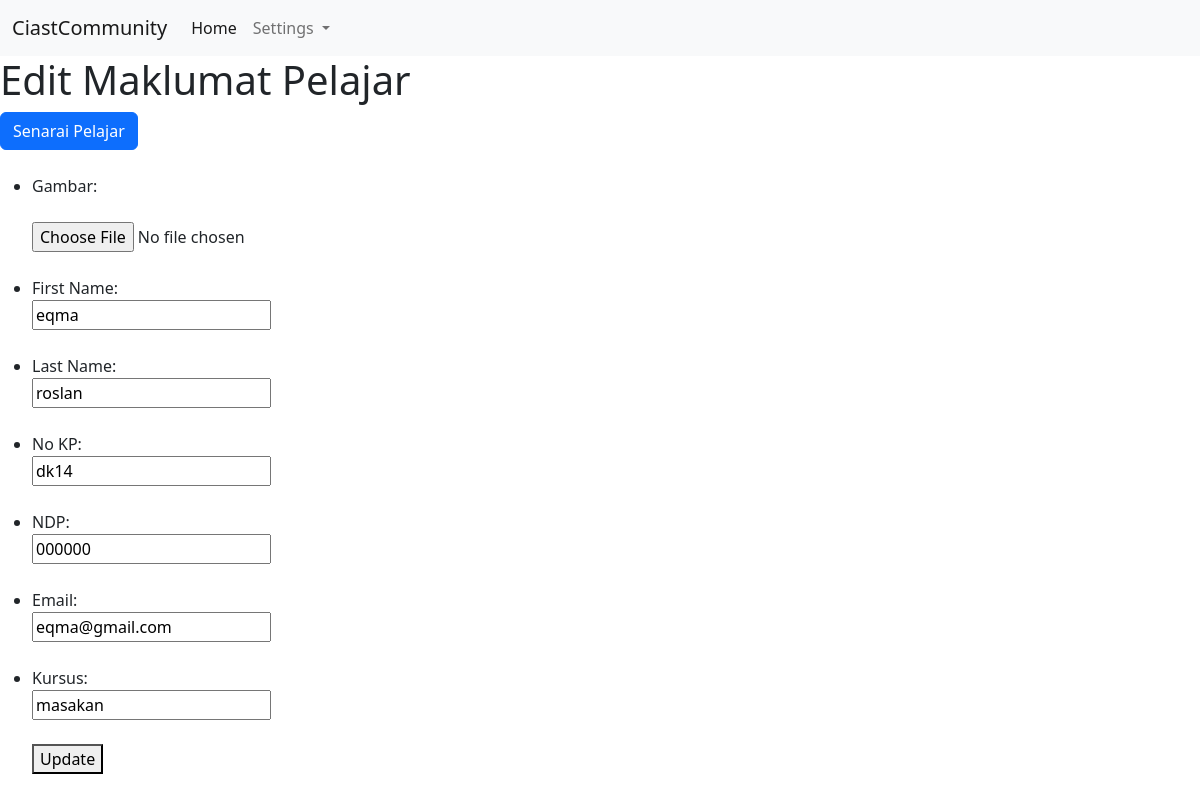
/Admin/5-edit.php?id=9 (signed in), run on the app's committed database.
### tables this page shows
CREATE TABLE `pelajar` (
  `id` int(11) NOT NULL,
  `fname` char(100) NOT NULL,
  `lname` char(100) NOT NULL,
  `ndp` char(10) NOT NULL,
  `nokp` char(12) NOT NULL,
  `email` char(50) NOT NULL,
  `kursus` char(50) NOT NULL,
  `gambar` char(18) NOT NULL
);

### Admin/functions.php (called while the page is built, shortened)
<?php
function ambildata($condb, $query)
{
    $result = mysqli_query($condb, $query);
    $rows = [];
    while ($row = mysqli_fetch_assoc($result)) {
        $rows[] = $row;
    }
    return $rows;
}

### Admin/5-edit.php (the view, shortened to what this page needs)
<?php
require_once 'functions.php';
$id = $_GET['id'];
$pelajar = ambildata($condb, "SELECT * FROM pelajar WHERE id = $id")[0];
$fname = $pelajar['fname'];
$lname = $pelajar['lname'];
$nokp = $pelajar['nokp'];
$ndp = $pelajar['ndp'];
$email = $pelajar['email'];
$kursus = $pelajar['kursus'];
$gambar = $pelajar['gambar'];
?>
<!DOCTYPE html>
<html lang="en">
<head>
</head>
<body>
<?php require_once 'header.php';?>
    <h1>Edit Maklumat Pelajar</h1>
    <button class="btn btn-primary"><a href="4-list.php" style="text-decoration: none; color:white">Senarai Pelajar</a></button>
<br><br>
    <form action="" method="POST" enctype="multipart/form-data">
        <ul>
            <li>
                <label for="gambar">Gambar:</label><br>
                <img src="../img/<?= $gambar ?>" width="75px" alt=""><br>
                <input type="file" name="gambar" id="gambar">
            </li>
            <br>
            <li>
                <label for="fname">First Name:</label><br>
                <input type="text" name="fname" id="fname" required value="<?=
                                                                            $fname ?>">
            </li>
            <br>
            <li>
                <label for="lname">Last Name:</label><br>
                <input type="text" name="lname" id="lname" required value="<?= $lname ?>">
            </li>
            <br>
            <li>
                <label for="nokp">No KP:</label><br>
                <input type="text" name="nokp" id="nokp" required value="<?= $nokp ?>">
            </li>
            <br>
            <li>
                <label for="ndp">NDP:</label><br>
                <input type="text" name="ndp" id="ndp" required value="<?= $ndp ?>">
            </li>
            <br>
            <li>
                <label for="email">Email:</label><br>
                <input type="text" name="email" id="email" required value="<?= $email ?>">
            </li>
            <br>
            <li>
                <label for="kursus">Kursus:</label><br>
                <input type="text" name="kursus" id="kursus" required value="<?= $kursus ?>">
            </li>
            <br>
            <button type="submit" name="submit">Update</button>
        </ul>
    </form>
</body>
</html>

### data on the page
pelajar: fname "eqma", lname "roslan", nokp "dk14", ndp "000000", email "eqma@gmail.com", kursus "masakan"
